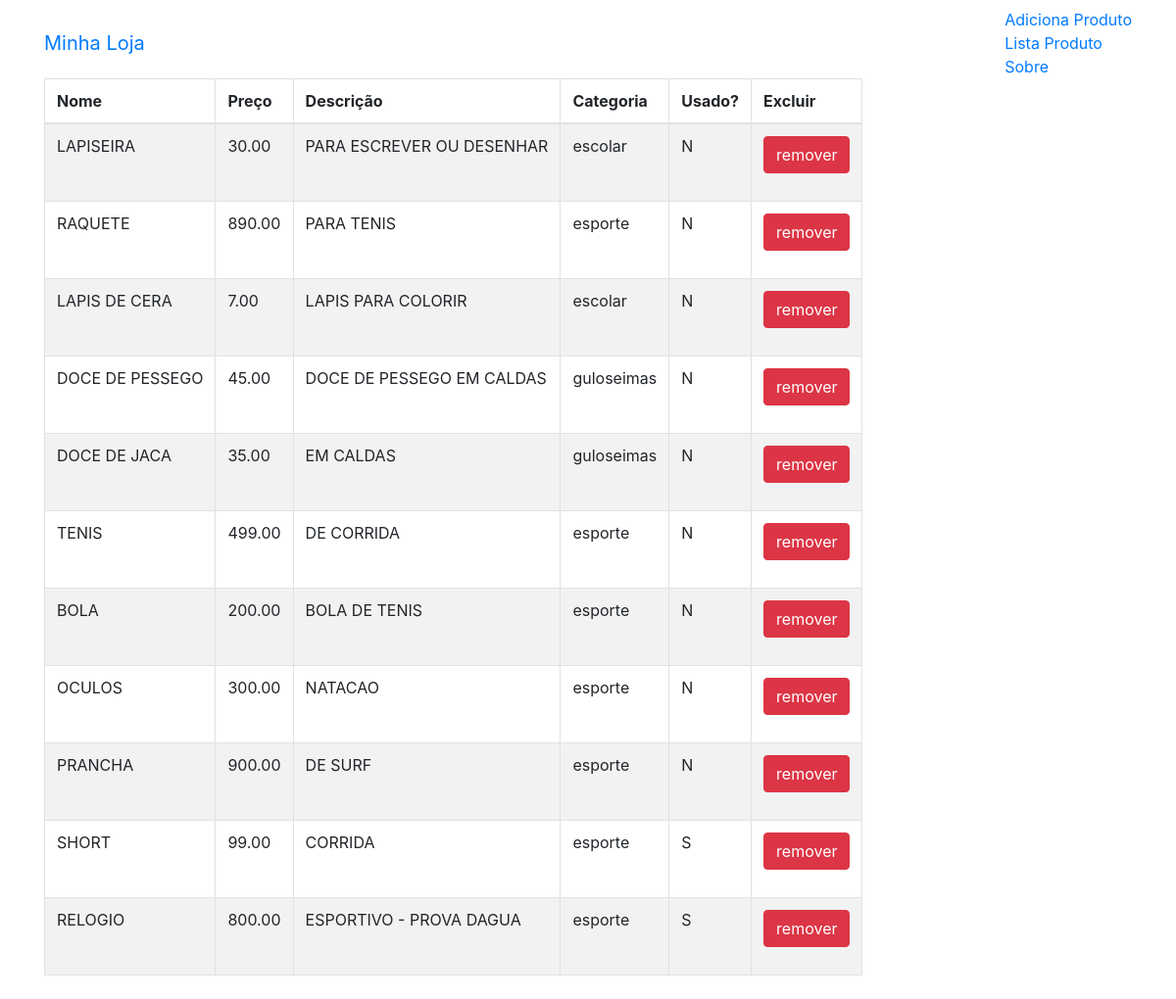
The app's page /produto-lista.php with its own data.
### tables this page shows
CREATE TABLE `produtos` (
  `id` int(11) NOT NULL,
  `nome` varchar(255) DEFAULT NULL,
  `preco` decimal(10,2) DEFAULT NULL,
  `descricao` text,
  `categoria_id` int(11) DEFAULT NULL,
  `usado` tinyint(1) DEFAULT '0'
);

CREATE TABLE `categorias` (
  `id` int(11) NOT NULL,
  `nome` varchar(255) DEFAULT NULL
);

### banco-produto.php (called while the page is built, shortened)
<?php
function listaProdutos($conexao)
{
	$produtos = array();
	$resultado = mysqli_query($conexao,"select p.*, c.nome as
		categoria_nome from produtos as p join categorias as c on
			p.categoria_id = c.id");
	while ( $produto = mysqli_fetch_assoc($resultado)) {
		array_push($produtos, $produto);
	}
	return $produtos;
}
?>

### produto-lista.php (the view, shortened to what this page needs)
<?php require_once 'cabecalho.php'; ?>
<?php require_once 'conecta.php' ?>
<?php require_once 'banco-produto.php' ?>
<?php
$produtos = listaProdutos($conexao);
?>
<table class="table table-striped table-bordered">
	<thead>
		<tr>
			<th>Nome</th>
			<th>Preço</th>
			<th>Descrição</th>
			<th>Categoria</th>
			<th>Usado?</th>
			<th>Excluir</th>
		</tr>
	</thead>
	<?php foreach($produtos as $produto) : ?>
	<tr>
		<td><?= $produto['nome'] ?></td>
		<td><?= $produto['preco'] ?></td>
		<td><?= substr($produto['descricao'],0, 40) ?></td>
		<td><?= $produto['categoria_nome'] ?></td>
		<td><?=$produto['usado'] == 0 ? "N" : "S" ?></td>
		<td>
			<form action="remove-produto.php" method="post">
				<button class="btn btn-danger">remover</button>
			</form>
		</td>
	</tr>
	<?php endforeach ?>
</table>
<?php require_once 'rodape.php' ?>

### cabecalho.php (shortened to what this page needs)
<html>
	<head>
		<link href="css/bootstrap.css" rel="stylesheet" />
	</head>
	<body>
		<div class="navbar navbar-inverse navbar-fixed-top">
			<div class="container">
				<div class="navbar-header">
					<a href="index.php" class="navbar-brand">Minha Loja</a>
				</div>
				<div>
					<ul class="nav navbar-nav">
						<li><a href="produto-formulario.php">Adiciona Produto</a></li>
						<li><a href="produto-lista.php">Lista Produto</a></li>
						<li><a href="sobre.php">Sobre</a></li>
					</ul>
				</div>
			</div>
			<div class="container">
				<div class="principal">

### rodape.php (shortened to what this page needs)
	</body>
</html>

### records on screen
produtos: nome "LAPISEIRA", preco "30.00", descricao "PARA ESCREVER OU DESENHAR", categoria.nome "escolar", usado "N"
produtos: nome "RAQUETE", preco "890.00", descricao "PARA TENIS", categoria.nome "esporte", usado "N"
produtos: nome "LAPIS DE CERA", preco "7.00", descricao "LAPIS PARA COLORIR", categoria.nome "escolar", usado "N"
produtos: nome "DOCE DE PESSEGO", preco "45.00", descricao "DOCE DE PESSEGO EM CALDAS", categoria.nome "guloseimas", usado "N"
produtos: nome "DOCE DE JACA", preco "35.00", descricao "EM CALDAS", categoria.nome "guloseimas", usado "N"
produtos: nome "TENIS", preco "499.00", descricao "DE CORRIDA", categoria.nome "esporte", usado "N"
produtos: nome "BOLA", preco "200.00", descricao "BOLA DE TENIS", categoria.nome "esporte", usado "N"
produtos: nome "OCULOS", preco "300.00", descricao "NATACAO", categoria.nome "esporte", usado "N"
produtos: nome "PRANCHA", preco "900.00", descricao "DE SURF", categoria.nome "esporte", usado "N"
produtos: nome "SHORT", preco "99.00", descricao "CORRIDA", categoria.nome "esporte", usado "S"
produtos: nome "RELOGIO", preco "800.00", descricao "ESPORTIVO - PROVA DAGUA", categoria.nome "esporte", usado "S"
